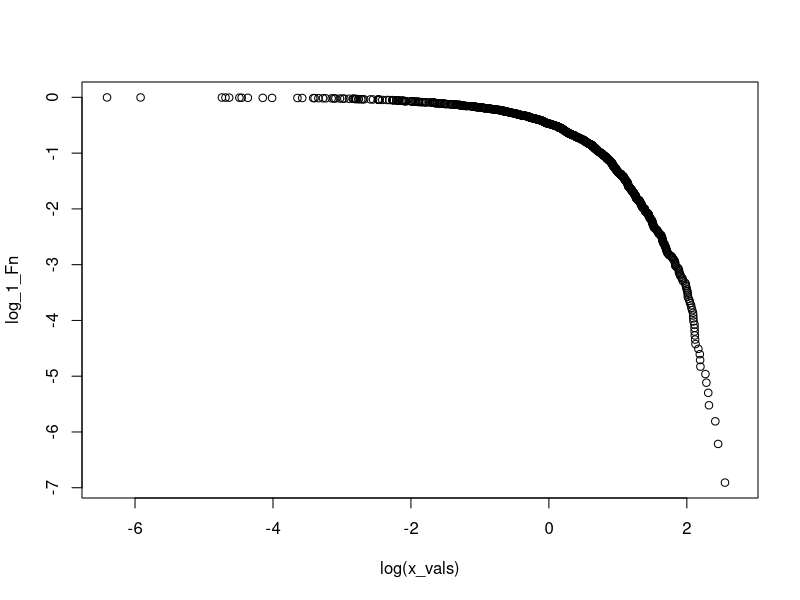

The R source for this figure:
library(evd)
##Exercicio 8
#Vamos calcular a função empirica, e o log do complemento da função empírica
# e plotar um gráfico
set.seed(123)
n <- 1000
xi <- 0.5 # parametro da cauda pesada Csi
data <- rexp(n , xi)

Fn <- ecdf(data)

x_vals <- sort(data)
Fn_val <- Fn(x_vals)
log_1_Fn <- log(1 - Fn_val)

plot(log(x_vals), log_1_Fn)
 
